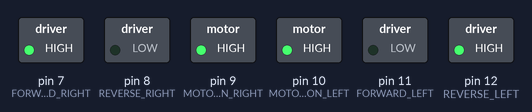
The sketch below on a simulated Arduino Nano, built with avr-gcc and run on an emulated ATmega328P. On the bench: switched loads named in the sketch (green lamp = pin HIGH).

Above: at 1.4 s.
At 4.3 s:
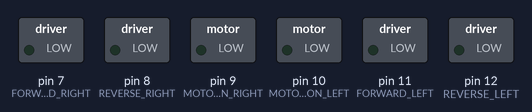
Timing chart, 0 to 7.5 s (numbered marks = the images above):
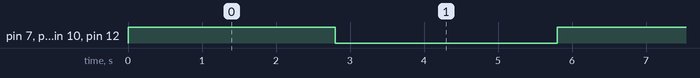

The sketch:

Spin_test.ino
```cpp
const int FORWARD_RIGHT = 7;
const int REVERSE_RIGHT = 8;
const int MOTOR_ON_RIGHT = 9;
const int MOTOR_ON_LEFT = 10;
const int FORWARD_LEFT = 11;
const int REVERSE_LEFT = 12;
const int LEFT_FEEDBACK = 2; // Pin numbers on Rover
const int RIGHT_FEEDBACK = 3;

volatile int leftcounter = 0; // initiate counter to zero for start
volatile int rightcounter = 0; // counter could always be reset
volatile int loopcounter = 0; // counter for for loop

int sensorPinLeft = A7;    // select the input pin for the potentiometer
int sensorPinMid = A6;
int sensorPinRight = A2;
int sensorValueLeft = 0;  // variable to store the value coming from the sensor
int sensorValueMid = 0;
int sensorValueRight = 0;


void setup() {
  // put your setup code here, to run once:
    Serial.begin(115200);
  pinMode(FORWARD_RIGHT, OUTPUT); // Forward Right
  pinMode(REVERSE_RIGHT, OUTPUT); // Back Right
  pinMode(MOTOR_ON_RIGHT, OUTPUT); //  Right Motor On
  pinMode(MOTOR_ON_LEFT, OUTPUT); // Left Motor On
  pinMode(FORWARD_LEFT, OUTPUT); // Forward Left
  pinMode(REVERSE_LEFT, OUTPUT); // Back Left


}

void loop() {
  // put your main code here, to run repeatedly:
  RotateLeft(2800);
  Off(3000);
}


void TurnLeft (int pause) { // rover turns left
  analogWrite(MOTOR_ON_RIGHT, 255);
  analogWrite(MOTOR_ON_LEFT, 70);
  digitalWrite(FORWARD_RIGHT, HIGH);
  digitalWrite(FORWARD_LEFT, HIGH);
  digitalWrite(REVERSE_RIGHT, LOW);
  digitalWrite(REVERSE_LEFT, LOW);
  delay(pause);
}


void RotateLeft (int pause) { // rover spins left on the spot
  digitalWrite(MOTOR_ON_RIGHT, HIGH);
  digitalWrite(MOTOR_ON_LEFT, HIGH);
  digitalWrite(FORWARD_RIGHT, HIGH);
  digitalWrite(FORWARD_LEFT, LOW);
  digitalWrite(REVERSE_RIGHT, LOW);
  digitalWrite(REVERSE_LEFT, HIGH);
  delay(pause);
}

void Off (int pause) { // rover stops
  digitalWrite(MOTOR_ON_RIGHT, LOW);
  digitalWrite(MOTOR_ON_LEFT, LOW);
  digitalWrite(REVERSE_RIGHT, LOW);
  digitalWrite(REVERSE_LEFT, LOW);
  digitalWrite(FORWARD_RIGHT, LOW);
  digitalWrite(FORWARD_LEFT, LOW);
  delay(pause);
}
```

Measured:
- by itself, pin 7 (FORWARD_RIGHT), pin 9 (MOTOR_ON_RIGHT), pin 10 (MOTOR_ON_LEFT), pin 12 (REVERSE_LEFT): alternates HIGH for 2.8 s and LOW for 3.0 s
